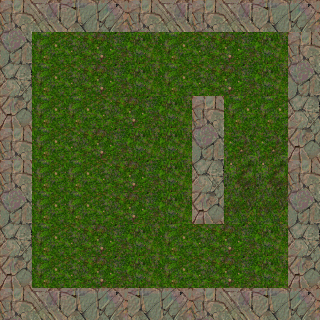

This game map was drawn from its Tiled (.tmx) file and the tilesets committed beside it. A one-line description and the trimmed map source follow:
An orthogonal 10x10 tile map with 32x32 px tiles, 1 tile layer (Tile Layer 1), 2 tilesets.

<map version="1.0" orientation="orthogonal" renderorder="right-down" width="10" height="10" tilewidth="32" tileheight="32" nextobjectid="1">
 <tileset firstgid="1" name="grass" tilewidth="32" tileheight="32">
  <image source="grass.png" width="128" height="128" />
 </tileset>
 <tileset firstgid="17" name="rocks" tilewidth="32" tileheight="32">
  <image source="rocks.png" width="128" height="128" />
  <tile id="0">
   <properties>
    <property name="block" value="true" />
   </properties>
  </tile>
  <tile id="1">
   <properties>
    <property name="block" value="true" />
   </properties>
  </tile>
  <tile id="2">
   <properties>
    <property name="block" value="true" />
   </properties>
  </tile>
  <tile id="3">
   <properties>
    <property name="block" value="true" />
   </properties>
  </tile>
  <tile id="4">
   <properties>
    <property name="block" value="true" />
   </properties>
  </tile>
  <tile id="5">
   <properties>
    <property name="block" value="true" />
   </properties>
  </tile>
  <tile id="6">
   <properties>
    <property name="block" value="true" />
   </properties>
  </tile>
  <tile id="7">
   <properties>
    <property name="block" value="true" />
   </properties>
  </tile>
  <tile id="8">
   <properties>
    <property name="block" value="true" />
   </properties>
  </tile>
  <tile id="9">
   <properties>
    <property name="block" value="true" />
   </properties>
  </tile>
  <tile id="10">
   <properties>
    <property name="block" value="true" />
   </properties>
  </tile>
  <tile id="11">
   <properties>
    <property name="block" value="true" />
   </properties>
  </tile>
  <tile id="12">
   <properties>
    <property name="block" value="true" />
   </properties>
  </tile>
  <tile id="13">
   <properties>
    <property name="block" value="true" />
   </properties>
  </tile>
  <tile id="14">
   <properties>
    <property name="block" value="true" />
   </properties>
  </tile>
  <tile id="15">
   <properties>
    <property name="block" value="true" />
   </properties>
  </tile>
 </tileset>
 <layer name="Tile Layer 1" width="10" height="10">
  <data>[100 cells, 100 non-empty, 14 distinct tile ids]</data>
 </layer>
</map>
